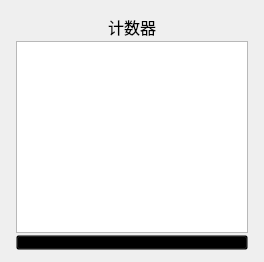
<?xml version="1.0" encoding="UTF-8"?>
<ui version="4.0">
 <class>Form</class>
 <widget class="QWidget" name="Form">
  <property name="geometry">
   <rect>
    <x>0</x>
    <y>0</y>
    <width>264</width>
    <height>492</height>
   </rect>
  </property>
  <property name="minimumSize">
   <size>
    <width>264</width>
    <height>30</height>
   </size>
  </property>
  <property name="maximumSize">
   <size>
    <width>264</width>
    <height>1000</height>
   </size>
  </property>
  <property name="sizeIncrement">
   <size>
    <width>0</width>
    <height>0</height>
   </size>
  </property>
  <property name="windowTitle">
   <string notr="true"/>
  </property>
  <property name="windowIcon">
   <iconset>
    <normaloff>media/cat.ico</normaloff>media/cat.ico</iconset>
  </property>
  <property name="windowOpacity">
   <double>10.000000000000000</double>
  </property>
  <property name="styleSheet">
   <string notr="true"/>
  </property>
  <layout class="QVBoxLayout" name="verticalLayout">
   <property name="spacing">
    <number>2</number>
   </property>
   <property name="sizeConstraint">
    <enum>QLayout::SetFixedSize</enum>
   </property>
   <property name="leftMargin">
    <number>16</number>
   </property>
   <property name="topMargin">
    <number>12</number>
   </property>
   <property name="rightMargin">
    <number>16</number>
   </property>
   <property name="bottomMargin">
    <number>12</number>
   </property>
   <item alignment="Qt::AlignHCenter">
    <widget class="QLabel" name="label_counter">
     <property name="minimumSize">
      <size>
       <width>0</width>
       <height>27</height>
      </size>
     </property>
     <property name="maximumSize">
      <size>
       <width>16777215</width>
       <height>27</height>
      </size>
     </property>
     <property name="font">
      <font>
       <family>微软雅黑</family>
       <pointsize>12</pointsize>
      </font>
     </property>
     <property name="text">
      <string>计数器</string>
     </property>
     <property name="scaledContents">
      <bool>false</bool>
     </property>
     <property name="alignment">
      <set>Qt::AlignBottom|Qt::AlignLeading|Qt::AlignLeft</set>
     </property>
     <property name="wordWrap">
      <bool>false</bool>
     </property>
    </widget>
   </item>
   <item alignment="Qt::AlignHCenter">
    <widget class="ScoreTable" name="tableWidget">
     <property name="sizePolicy">
      <sizepolicy hsizetype="Expanding" vsizetype="Expanding">
       <horstretch>0</horstretch>
       <verstretch>0</verstretch>
      </sizepolicy>
     </property>
     <property name="minimumSize">
      <size>
       <width>202</width>
       <height>0</height>
      </size>
     </property>
     <property name="maximumSize">
      <size>
       <width>232</width>
       <height>16777215</height>
      </size>
     </property>
     <property name="sizeIncrement">
      <size>
       <width>232</width>
       <height>0</height>
      </size>
     </property>
     <property name="baseSize">
      <size>
       <width>232</width>
       <height>0</height>
      </size>
     </property>
     <property name="toolTip">
      <string notr="true"/>
     </property>
     <property name="statusTip">
      <string notr="true"/>
     </property>
     <property name="whatsThis">
      <string notr="true"/>
     </property>
     <property name="accessibleName">
      <string notr="true"/>
     </property>
     <property name="accessibleDescription">
      <string notr="true"/>
     </property>
     <property name="styleSheet">
      <string notr="true">font-size: 15px;</string>
     </property>
     <property name="frameShape">
      <enum>QFrame::StyledPanel</enum>
     </property>
     <property name="frameShadow">
      <enum>QFrame::Plain</enum>
     </property>
     <property name="lineWidth">
      <number>1</number>
     </property>
     <property name="midLineWidth">
      <number>1</number>
     </property>
     <property name="verticalScrollBarPolicy">
      <enum>Qt::ScrollBarAlwaysOff</enum>
     </property>
     <property name="horizontalScrollBarPolicy">
      <enum>Qt::ScrollBarAlwaysOff</enum>
     </property>
     <property name="sizeAdjustPolicy">
      <enum>QAbstractScrollArea::AdjustIgnored</enum>
     </property>
     <property name="editTriggers">
      <set>QAbstractItemView::NoEditTriggers</set>
     </property>
     <property name="showDropIndicator" stdset="0">
      <bool>false</bool>
     </property>
     <property name="dragEnabled">
      <bool>true</bool>
     </property>
     <property name="dragDropOverwriteMode">
      <bool>true</bool>
     </property>
     <property name="dragDropMode">
      <enum>QAbstractItemView::DragDrop</enum>
     </property>
     <property name="selectionMode">
      <enum>QAbstractItemView::NoSelection</enum>
     </property>
     <property name="textElideMode">
      <enum>Qt::ElideMiddle</enum>
     </property>
     <property name="showGrid">
      <bool>true</bool>
     </property>
     <property name="gridStyle">
      <enum>Qt::DashLine</enum>
     </property>
     <attribute name="horizontalHeaderVisible">
      <bool>false</bool>
     </attribute>
     <attribute name="horizontalHeaderCascadingSectionResizes">
      <bool>false</bool>
     </attribute>
     <attribute name="horizontalHeaderHighlightSections">
      <bool>false</bool>
     </attribute>
     <attribute name="verticalHeaderVisible">
      <bool>false</bool>
     </attribute>
     <attribute name="verticalHeaderHighlightSections">
      <bool>false</bool>
     </attribute>
     <column>
      <property name="text">
       <string/>
      </property>
      <property name="font">
       <font>
        <family>微软雅黑</family>
       </font>
      </property>
     </column>
     <column>
      <property name="text">
       <string/>
      </property>
      <property name="font">
       <font>
        <family>微软雅黑</family>
       </font>
      </property>
     </column>
    </widget>
   </item>
   <item>
    <widget class="QPushButton" name="pushButton_add">
     <property name="minimumSize">
      <size>
       <width>0</width>
       <height>15</height>
      </size>
     </property>
     <property name="maximumSize">
      <size>
       <width>2000</width>
       <height>15</height>
      </size>
     </property>
     <property name="font">
      <font>
       <family>微软雅黑</family>
       <weight>75</weight>
       <bold>true</bold>
      </font>
     </property>
     <property name="styleSheet">
      <string notr="true">QPushButton{
    background-color:rgba(0,0,0,0);
    color:rgba(0,0,0,0);
}
QPushButton:hover{
    background-color:#00a2e8;
    border-radius:3px;
    color:white;
}</string>
     </property>
     <property name="text">
      <string notr="true">+</string>
     </property>
     <property name="shortcut">
      <string notr="true"/>
     </property>
    </widget>
   </item>
  </layout>
 </widget>
 <customwidgets>
  <customwidget>
   <class>ScoreTable</class>
   <extends>QTableWidget</extends>
   <header>ui.uiComponents</header>
  </customwidget>
 </customwidgets>
 <resources/>
 <connections/>
</ui>
